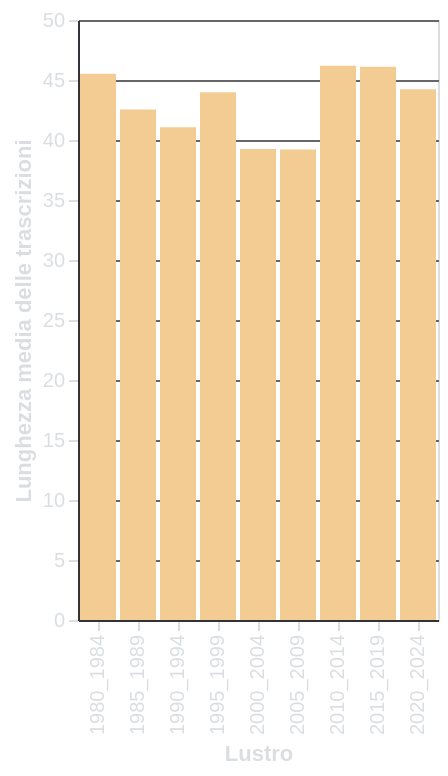

Vega-Lite specification for this chart:
### Vega-Lite specification from a JSON file in a GitHub repository (floating-point values rounded to 4 significant figures)
{"$schema": "https://vega.github.io/schema/vega-lite/v5.6.1.json", "config": {"axis": {"domainColor": "#313338", "gridColor": "#666666", "labelColor": "#DBDEE1", "tickColor": "#DBDEE1", "titleColor": "#DBDEE1"}, "background": "transparent", "legend": {"labelColor": "#DBDEE1", "titleColor": "#DBDEE1"}, "title": {"color": "#DBDEE1", "fontSize": 16}}, "data": {"name": "data-b3e2f9fbc1f81ab220ea2a17e6a62ce7"}, "datasets": {"data-b3e2f9fbc1f81ab220ea2a17e6a62ce7": [{"Average Length": 45.52, "Period": "1980_1984"}, {"Average Length": 42.55, "Period": "1985_1989"}, {"Average Length": 41.06, "Period": "1990_1994"}, {"Average Length": 43.99, "Period": "1995_1999"}, {"Average Length": 39.25, "Period": "2000_2004"}, {"Average Length": 39.22, "Period": "2005_2009"}, {"Average Length": 46.18, "Period": "2010_2014"}, {"Average Length": 46.11, "Period": "2015_2019"}, {"Average Length": 44.24, "Period": "2020_2024"}]}, "encoding": {"color": {"value": "#F3CC94"}, "x": {"field": "Period", "title": "Lustro", "type": "nominal"}, "y": {"field": "Average Length", "title": "Lunghezza media delle trascrizioni", "type": "quantitative"}}, "height": 300, "mark": {"type": "bar"}, "width": "container"}
